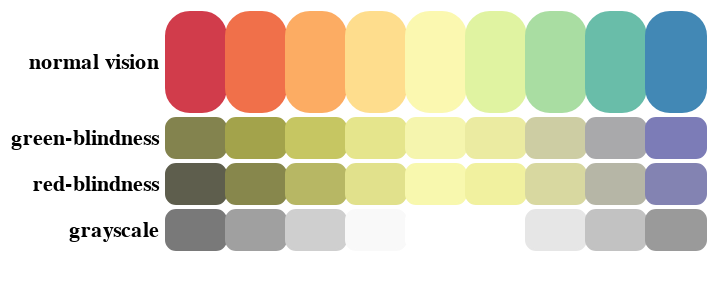

The cell this chart's notebook holds for it:
### Code cell
plot_scheme('spectral', divg_schemes, continuous=False, cvd=True)

### Figure 1 — Vega-Lite specification as saved in the notebook (floating-point values rounded to 4 significant figures)
{"config": {"view": {"continuousWidth": 300, "continuousHeight": 300, "stroke": null}, "concat": {"spacing": 1}}, "vconcat": [{"mark": {"type": "rect", "cornerRadius": 12, "discreteBandSize": 30}, "encoding": {"fill": {"field": "hex", "legend": null, "scale": null, "type": "ordinal"}, "stroke": {"field": "hex", "legend": null, "scale": null, "type": "ordinal"}, "tooltip": [{"field": "hex", "type": "ordinal"}, {"field": "rgb", "type": "ordinal"}, {"field": "lum", "format": ".2", "type": "ordinal"}], "x": {"axis": null, "field": "i", "type": "ordinal"}, "y": {"axis": {"domain": false, "grid": false, "labels": false, "ticks": false, "titleAlign": "right", "titleAngle": 0, "titleBaseline": "middle"}, "field": "normal vision", "type": "nominal"}}, "height": 50, "transform": [{"calculate": "scale('color', datum.i)", "as": "hex"}, {"calculate": "rgb(datum.hex)", "as": "rgb"}, {"calculate": "luminance(datum.hex)", "as": "lum"}], "width": {"step": 30}}, {"mark": {"type": "rect", "cornerRadius": 5}, "encoding": {"fill": {"field": "greenblind_rgb", "legend": null, "scale": null, "type": "ordinal"}, "stroke": {"field": "greenblind_rgb", "legend": null, "scale": null, "type": "ordinal"}, "x": {"axis": null, "field": "i", "type": "ordinal"}, "y": {"axis": {"domain": false, "grid": false, "labels": false, "ticks": false, "titleAlign": "right", "titleAngle": 0, "titleBaseline": "middle"}, "field": "green-blindness", "type": "nominal"}}, "height": 20, "transform": [{"calculate": "scale('color', datum.i)", "as": "hex"}, {"calculate": "rgb(datum.hex)", "as": "rgb"}, {"calculate": "pow((4211+0.667*pow(datum.rgb['g'], 2.2)+0.2802*pow(datum.rgb['r'], 2.2)),1/2.2)", "as": "gb_r"}, {"calculate": "pow((4211+0.667*pow(datum.rgb['g'], 2.2)+0.2802*pow(datum.rgb['r'], 2.2)),1/2.2)", "as": "gb_g"}, {"calculate": "pow((4211+0.95724*pow(datum.rgb['b'], 2.2)+0.02138*pow(datum.rgb['b'], 2.2)-0.02138*pow(datum.rgb['r'], 2.2)),1/2.2)", "as": "gb_b"}, {"calculate": "rgb(datum.gb_r,datum.gb_g,datum.gb_b)", "as": "greenblind_rgb"}], "width": {"step": 30}}, {"mark": {"type": "rect", "cornerRadius": 5}, "encoding": {"fill": {"field": "redblind_rgb", "legend": null, "scale": null, "type": "ordinal"}, "stroke": {"field": "redblind_rgb", "legend": null, "scale": null, "type": "ordinal"}, "x": {"axis": null, "field": "i", "type": "ordinal"}, "y": {"axis": {"domain": false, "grid": false, "labels": false, "ticks": false, "titleAlign": "right", "titleAngle": 0, "titleBaseline": "middle"}, "field": "red-blindness", "type": "nominal"}}, "height": 20, "transform": [{"calculate": "scale('color', datum.i)", "as": "hex"}, {"calculate": "rgb(datum.hex)", "as": "rgb"}, {"calculate": "pow((782.7+0.8806*pow(datum.rgb['g'], 2.2)+0.1115*pow(datum.rgb['r'], 2.2)),1/2.2)", "as": "rb_r"}, {"calculate": "pow((782.7+0.8806*pow(datum.rgb['g'], 2.2)+0.1115*pow(datum.rgb['r'], 2.2)),1/2.2)", "as": "rb_g"}, {"calculate": "pow((782.7+0.992052*pow(datum.rgb['b'], 2.2)-0.03974*pow(datum.rgb['b'], 2.2)+0.003974*pow(datum.rgb['r'], 2.2)),1/2.2)", "as": "rb_b"}, {"calculate": "rgb(datum.rb_r,datum.rb_g,datum.rb_b)", "as": "redblind_rgb"}], "width": {"step": 30}}, {"mark": {"type": "rect", "cornerRadius": 5}, "encoding": {"fill": {"field": "grayscale_rgb", "legend": null, "scale": null, "type": "ordinal"}, "stroke": {"field": "grayscale_rgb", "legend": null, "scale": null, "type": "ordinal"}, "x": {"axis": null, "field": "i", "type": "ordinal"}, "y": {"axis": {"domain": false, "grid": false, "labels": false, "ticks": false, "titleAlign": "right", "titleAngle": 0, "titleBaseline": "middle"}, "field": "grayscale", "type": "nominal"}}, "height": 20, "transform": [{"calculate": "scale('color', datum.i)", "as": "hex"}, {"calculate": "rgb(datum.hex)", "as": "rgb"}, {"calculate": "datum.rgb['r']*0.3+datum.rgb['g']*0.59+datum.rgb['b']*0.3", "as": "lumn_rgb"}, {"calculate": "rgb(datum.lumn_rgb,datum.lumn_rgb,datum.lumn_rgb)", "as": "grayscale_rgb"}], "width": {"step": 30}}, {"data": {"sequence": {"start": 0, "stop": 9, "as": "i"}}, "mark": {"type": "rect", "height": {"expr": "0"}, "width": {"expr": "0"}}, "encoding": {"color": {"field": "i", "legend": null, "scale": {"scheme": "spectral"}, "type": "ordinal"}}}], "data": {"name": "data-c6f07d2054282dbca6972e56ca0edf6c"}, "$schema": "https://vega.github.io/schema/vega-lite/v5.6.1.json", "datasets": {"data-c6f07d2054282dbca6972e56ca0edf6c": [{"i": 0}, {"i": 1}, {"i": 2}, {"i": 3}, {"i": 4}, {"i": 5}, {"i": 6}, {"i": 7}, {"i": 8}]}}
